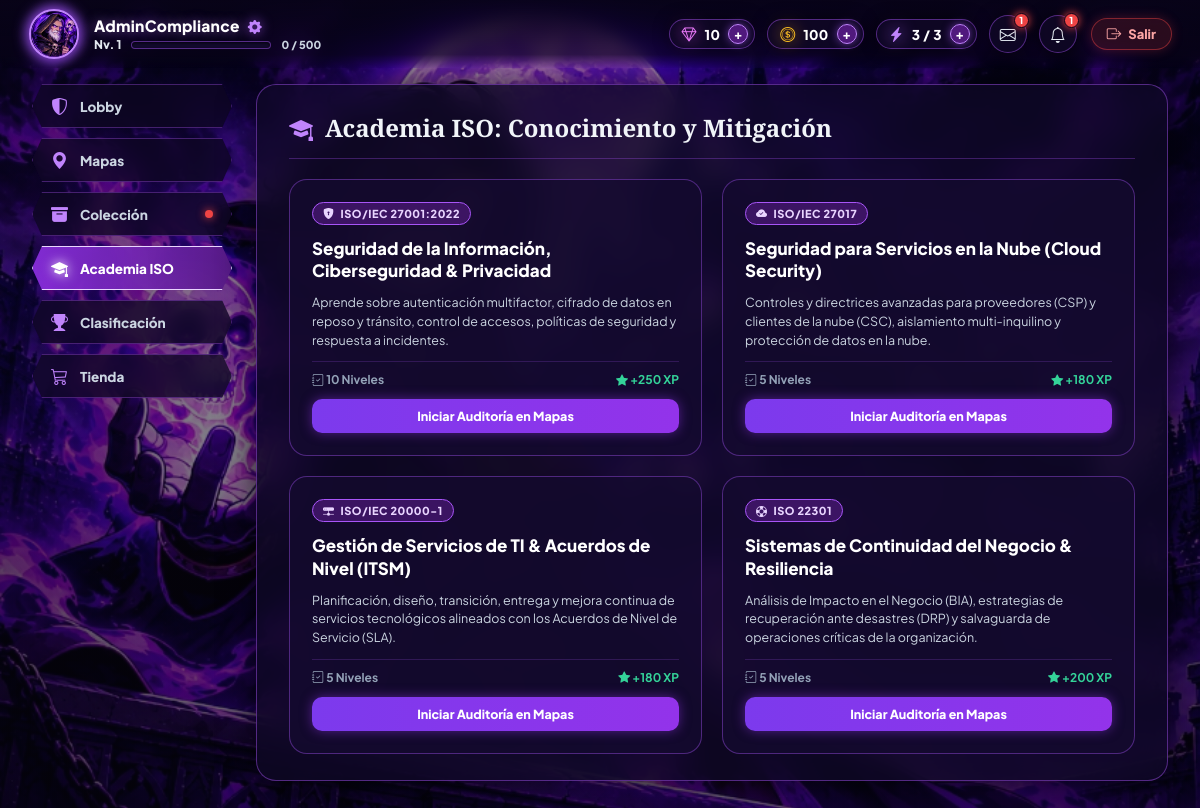
The app's page /academia/ (signed in) with its own data.
### core/models.py (models this page shows, shortened)
class Usuario(AbstractBaseUser, PermissionsMixin):
    id = models.BigAutoField(primary_key=True, verbose_name="ID")
    nombre_completo = models.CharField(max_length=150, verbose_name="Nombre Completo")
    alias = models.CharField(max_length=50, unique=True, verbose_name="Alias / Gamertag")
    correo = models.EmailField(max_length=150, unique=True, verbose_name="Correo Electrónico")
    area = models.CharField(max_length=100, verbose_name="Área Organizacional (ej. Compliance, TI, Legal)")
    rol = models.CharField(
        max_length=30,
        choices=RolUsuarioChoices.choices,
        default=RolUsuarioChoices.EMPLEADO_JUGADOR,
        verbose_name="Rol en Plataforma"
    )
    estado = models.CharField(
        max_length=20,
        choices=EstadoUsuarioChoices.choices,
        default=EstadoUsuarioChoices.ACTIVO,
        verbose_name="Estado de Cuenta"
    )
    avatar_personalizado = models.CharField(
        max_length=150,
        blank=True,
        null=True,
        verbose_name="Avatar Seleccionado (Ruta o Nombre)"
    )
    is_staff = models.BooleanField(
        default=False,
        verbose_name="Acceso al Panel de Administración",
        help_text="Define si el usuario puede acceder a este panel de Django."
    )
    is_active = models.BooleanField(
        default=True,
        verbose_name="Usuario Activo en Autenticación"
    )
    created_at = models.DateTimeField(auto_now_add=True, verbose_name="Fecha de Creación")
    updated_at = models.DateTimeField(auto_now=True, verbose_name="Última Actualización")
    objects = UsuarioManager()
    USERNAME_FIELD = 'correo'
    REQUIRED_FIELDS = ['alias', 'nombre_completo']
    class Meta:
        db_table = 'core_usuario'
        verbose_name = 'Usuario'
        verbose_name_plural = '1. Usuarios y Colaboradores'
        ordering = ['-created_at']
    @property
    def avatar_url(self):
        mapping = {
            'juanperez': 'necromancer_1.png',
            'andresM': 'necromancer_1.png',
            'mariaLT': 'necromancer_2.png',
            'valec': 'necromancer_2.png',
            'carlosg': 'necromancer_3.png',
            'AdminCompliance': 'necromancer_3.png',
            'admin': 'necromancer_3.png',
            'AuditMaster': 'necromancer_3.png',
            'anar': 'necromancer_4.png',
            'sofiaM': 'necromancer_4.png',
            'camirojas': 'necromancer_4.png',
            'InactivaUser': 'necromancer_4.png',
            'luisf': 'necromancer_5.png',
            'diegoH': 'necromancer_5.png',
            'DataSentry': 'necromancer_5.png',
            'RiskHunter': 'necromancer_1.png',
            'CyberGuard': 'necromancer_5.png',
            'LexProtect': 'necromancer_2.png',
        }
        alias = getattr(self, 'alias', '') or ''
        if alias in mapping:
            file_name = mapping[alias]
        else:
            seed = sum(ord(c) for c in alias) + (getattr(self, 'id', 0) or 1)
            idx = (seed % 5) + 1
            file_name = f'necromancer_{idx}.png'
        return f'/static/img/avatars/{file_name}'

class ProgresoUsuario(models.Model):
    usuario = models.OneToOneField(
        Usuario,
        on_delete=models.CASCADE,
        related_name='progreso',
        verbose_name="Usuario Colaborador"
    )
    nivel = models.IntegerField(default=1, verbose_name="Nivel de Jugador")
    xp = models.BigIntegerField(default=0, verbose_name="Puntos de Experiencia (XP)")
    oro = models.IntegerField(default=0, verbose_name="Monedas de Oro")
    gemas = models.IntegerField(default=0, verbose_name="Gemas de Cumplimiento")
    vidas_actuales = models.IntegerField(default=3, verbose_name="Vidas Actuales")
    ultimo_reinicio_vidas = models.DateTimeField(
        auto_now_add=True,
        verbose_name="Último Reinicio de Vidas"
    )
    ultimo_reinicio_progreso = models.DateTimeField(
        null=True,
        blank=True,
        verbose_name="Último Reinicio Administrativo de Progreso"
    )
    class Meta:
        db_table = 'core_progreso_usuario'
        verbose_name = 'Progreso de Jugador'
        verbose_name_plural = '1.1 Progresos de Jugadores'
        ordering = ['-xp', '-nivel']

### core/views.py (the view)
# urls.py: path('academia/', academia_view, name='academia'),
@login_required(login_url='/login/')
def academia_view(request):
    return render(request, 'usuario/academia.html', {
        'active_page': 'academia',
    })

### core/templates/usuario/academia.html (shortened to what this page needs)
{% load static humanize %}
<!DOCTYPE html>
<html lang="es">
<head>
  <link rel="stylesheet" href="https://cdn.jsdelivr.net/npm/bootstrap-icons@1.11.3/font/bootstrap-icons.min.css">
  <link rel="stylesheet" href="{% static 'css/usuarios/academia.css' %}">
</head>
<body>
  {% include 'usuario/includes/player_topbar.html' %}
  <main class="iq-page-workspace">
    <aside class="iq-cl-sidebar">
      <a href="{% url 'core:lobby' %}" class="iq-cl-nav-btn" title="Ir al Lobby Principal">
        <i class="bi bi-shield-shaded"></i>
        <span>Lobby</span>
      </a>
      <a href="{% url 'core:mapas' %}" class="iq-cl-nav-btn" title="Ir a los Mapas de Auditoría">
        <i class="bi bi-geo-alt-fill"></i>
        <span>Mapas</span>
      </a>
      <a href="{% url 'core:coleccion' %}" class="iq-cl-nav-btn" title="Colección de Cartas y Avatares">
        <i class="bi bi-archive-fill"></i>
        <span>Colección</span>
        <span class="iq-menu-alert-dot"></span>
      </a>
      <a href="{% url 'core:academia' %}" class="iq-cl-nav-btn active" title="Academia ISO">
        <i class="bi bi-mortarboard-fill"></i>
        <span>Academia ISO</span>
      </a>
      <a href="{% url 'core:clasificacion' %}" class="iq-cl-nav-btn" title="Tabla de Clasificación">
        <i class="bi bi-trophy-fill"></i>
        <span>Clasificación</span>
      </a>
      <a href="{% url 'core:tienda' %}" class="iq-cl-nav-btn" title="Tienda Arcana ISO">
        <i class="bi bi-cart3"></i>
        <span>Tienda</span>
      </a>
    </aside>
    <section class="iq-content-card">
      <div class="iq-section-header">
        <h2 class="iq-section-title">
          <i class="bi bi-mortarboard-fill" style="color: #c084fc;"></i> Academia ISO: Conocimiento y Mitigación
        </h2>
      </div>
      <div class="iq-modules-grid">
        <div class="iq-module-card">
          <span class="iq-module-badge"><i class="bi bi-shield-lock-fill"></i> ISO/IEC 27001:2022</span>
          <div class="iq-module-title">Seguridad de la Información, Ciberseguridad & Privacidad</div>
          <div class="iq-module-desc">Aprende sobre autenticación multifactor, cifrado de datos en reposo y tránsito, control de accesos, políticas de seguridad y respuesta a incidentes.</div>
          <div class="iq-module-meta">
            <span><i class="bi bi-journal-check"></i> 10 Niveles</span>
            <span style="color: #34d399;"><i class="bi bi-star-fill"></i> +250 XP</span>
          </div>
          <a href="{% url 'core:mapas' %}" class="iq-module-btn">Iniciar Auditoría en Mapas</a>
        </div>
        <div class="iq-module-card">
          <span class="iq-module-badge"><i class="bi bi-cloud-check-fill"></i> ISO/IEC 27017</span>
          <div class="iq-module-title">Seguridad para Servicios en la Nube (Cloud Security)</div>
          <div class="iq-module-desc">Controles y directrices avanzadas para proveedores (CSP) y clientes de la nube (CSC), aislamiento multi-inquilino y protección de datos en la nube.</div>
          <div class="iq-module-meta">
            <span><i class="bi bi-journal-check"></i> 5 Niveles</span>
            <span style="color: #34d399;"><i class="bi bi-star-fill"></i> +180 XP</span>
          </div>
          <a href="{% url 'core:mapas' %}" class="iq-module-btn">Iniciar Auditoría en Mapas</a>
        </div>
        <div class="iq-module-card">
          <span class="iq-module-badge"><i class="bi bi-hdd-network-fill"></i> ISO/IEC 20000-1</span>
          <div class="iq-module-title">Gestión de Servicios de TI & Acuerdos de Nivel (ITSM)</div>
          <div class="iq-module-desc">Planificación, diseño, transición, entrega y mejora continua de servicios tecnológicos alineados con los Acuerdos de Nivel de Servicio (SLA).</div>
          <div class="iq-module-meta">
            <span><i class="bi bi-journal-check"></i> 5 Niveles</span>
            <span style="color: #34d399;"><i class="bi bi-star-fill"></i> +180 XP</span>
          </div>
          <a href="{% url 'core:mapas' %}" class="iq-module-btn">Iniciar Auditoría en Mapas</a>
        </div>
        <div class="iq-module-card">
          <span class="iq-module-badge"><i class="bi bi-life-preserver"></i> ISO 22301</span>
          <div class="iq-module-title">Sistemas de Continuidad del Negocio & Resiliencia</div>
          <div class="iq-module-desc">Análisis de Impacto en el Negocio (BIA), estrategias de recuperación ante desastres (DRP) y salvaguarda de operaciones críticas de la organización.</div>
          <div class="iq-module-meta">
            <span><i class="bi bi-journal-check"></i> 5 Niveles</span>
            <span style="color: #34d399;"><i class="bi bi-star-fill"></i> +200 XP</span>
          </div>
          <a href="{% url 'core:mapas' %}" class="iq-module-btn">Iniciar Auditoría en Mapas</a>
        </div>
      </div>
    </section>
  </main>
</body>
</html>

### core/templates/usuario/includes/player_topbar.html (shortened to what this page needs)
{% load static humanize %}
<link rel="stylesheet" href="{% static 'css/usuarios/player_topbar.css' %}">
<header class="iq-cl-topbar" id="playerGlobalTopbar">
  <div class="iq-player-identity" title="Haz clic para modificar tu Alias o Avatar" onclick="openPlayerProfileModal();">
    <div class="iq-player-avatar-wrap">
      <img id="topbarAvatarImg" src="{{ usuario.avatar_url }}" alt="{{ usuario.alias }}" class="iq-player-avatar-img" onerror="this.src='/static/img/avatars/necromancer_1.png'">
    </div>
    <div class="iq-player-details">
      <div class="iq-player-name-row">
        <span id="topbarAlias" class="iq-player-alias">{{ usuario.alias|default:usuario.nombre_completo }}</span>
        <button type="button" class="btn-settings-gear" title="Editar perfil" onclick="event.stopPropagation(); openPlayerProfileModal();">
          <i class="bi bi-gear-fill"></i>
        </button>
      </div>
      <div class="iq-player-level-xp-row">
        <span id="topbarLevelTag" class="iq-player-level-tag">Nv. {{ progreso.nivel|default:1 }}</span>
        <div class="iq-topbar-xp-bar-wrap" title="Progreso de Experiencia">
        </div>
        <span id="topbarXpText" class="iq-topbar-xp-text">{{ xp_en_nivel_fmt|default:xp_en_nivel }} / {{ xp_meta_nivel_fmt|default:xp_meta_nivel }}</span>
      </div>
    </div>
  </div>
  <div class="iq-topbar-stats-right">
    <div class="iq-stat-pill gemas" title="Gemas acumuladas en tu progreso">
      <i class="bi bi-gem"></i>
      <span id="topbarGemasDisplay">{{ gemas_fmt|default:progreso.gemas }}</span>
      <button type="button" class="iq-pill-btn-add" title="Obtener gemas" onclick="openGlobalShop('gemas');">+</button>
    </div>
    <div class="iq-stat-pill oro" title="Monedas de oro de recompensas">
      <i class="bi bi-coin"></i>
      <span id="topbarOroDisplay">{{ oro_fmt|default:progreso.oro }}</span>
      <button type="button" class="iq-pill-btn-add" title="Obtener oro" onclick="openGlobalShop('oro');">+</button>
    </div>
    <div class="iq-stat-pill energia" title="Energía disponible para retos ISO">
      <i class="bi bi-lightning-charge-fill"></i>
      <span id="topbarEnergiaDisplay">{{ energia_actual }} / {{ energia_maxima }}</span>
      <button type="button" class="iq-pill-btn-add" title="Recargar energía" onclick="openGlobalShop('energia');">+</button>
    </div>
    <button type="button" class="iq-topbar-icon-btn" title="Buzón de Mensajes" onclick="openGlobalMessages();">
      <i class="bi bi-envelope"></i>
      <span class="iq-icon-badge">{{ mensajes_no_leidos|default:1 }}</span>
    </button>
    <button type="button" class="iq-topbar-icon-btn" title="Notificaciones de la Orden" onclick="openGlobalNotifs();">
      <i class="bi bi-bell"></i>
      <span class="iq-icon-badge">{{ notificaciones_no_leidas|default:1 }}</span>
    </button>
    <a href="{% url 'core:logout' %}" class="btn-topbar-exit" title="Cerrar sesión e ingresar con otro usuario">
      <i class="bi bi-box-arrow-right"></i>
      <span>Salir</span>
    </a>
  </div>
</header>

### records on screen
Usuario: alias "AdminCompliance"
ProgresoUsuario: nivel "1", gemas "10", oro "100"

### other values on screen
{{ xp_en_nivel_fmt|default:xp_en_nivel }} "0"
{{ xp_meta_nivel_fmt|default:xp_meta_nivel }} "500"
{{ energia_actual }} "3"
{{ energia_maxima }} "3"
{{ mensajes_no_leidos|default:1 }} "1"
{{ notificaciones_no_leidas|default:1 }} "1"
